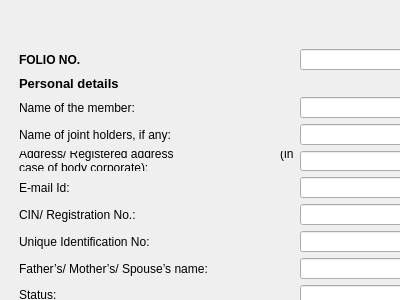
<?xml version="1.0" encoding="UTF-8"?>
<ui version="4.0">
 <class>Form</class>
 <widget class="QWidget" name="Form">
  <property name="geometry">
   <rect>
    <x>0</x>
    <y>0</y>
    <width>400</width>
    <height>300</height>
   </rect>
  </property>
  <property name="windowTitle">
   <string>Form</string>
  </property>
  <widget class="QWidget" name="widget_3" native="true">
   <property name="geometry">
    <rect>
     <x>10</x>
     <y>40</y>
     <width>580</width>
     <height>667</height>
    </rect>
   </property>
   <property name="font">
    <font>
     <stylestrategy>PreferAntialias</stylestrategy>
    </font>
   </property>
   <layout class="QFormLayout" name="formLayout_3">
    <property name="leftMargin">
     <number>9</number>
    </property>
    <property name="topMargin">
     <number>9</number>
    </property>
    <property name="rightMargin">
     <number>9</number>
    </property>
    <property name="bottomMargin">
     <number>9</number>
    </property>
    <item row="0" column="0">
     <widget class="QLabel" name="label_10">
      <property name="font">
       <font>
        <weight>75</weight>
        <bold>true</bold>
        <stylestrategy>PreferAntialias</stylestrategy>
       </font>
      </property>
      <property name="text">
       <string>FOLIO NO.</string>
      </property>
     </widget>
    </item>
    <item row="2" column="0">
     <widget class="QLabel" name="label_11">
      <property name="font">
       <font>
        <pointsize>10</pointsize>
        <weight>75</weight>
        <bold>true</bold>
        <stylestrategy>PreferAntialias</stylestrategy>
       </font>
      </property>
      <property name="text">
       <string>Personal details</string>
      </property>
     </widget>
    </item>
    <item row="3" column="0">
     <widget class="QLabel" name="label_13">
      <property name="font">
       <font>
        <stylestrategy>PreferAntialias</stylestrategy>
       </font>
      </property>
      <property name="text">
       <string>Name of the member:</string>
      </property>
     </widget>
    </item>
    <item row="3" column="1">
     <widget class="QLineEdit" name="lineEdit_6">
      <property name="font">
       <font>
        <stylestrategy>PreferAntialias</stylestrategy>
       </font>
      </property>
     </widget>
    </item>
    <item row="4" column="0">
     <widget class="QLabel" name="label_33">
      <property name="font">
       <font>
        <stylestrategy>PreferAntialias</stylestrategy>
       </font>
      </property>
      <property name="text">
       <string>Name of joint holders, if any:</string>
      </property>
     </widget>
    </item>
    <item row="4" column="1">
     <widget class="QLineEdit" name="lineEdit_7">
      <property name="font">
       <font>
        <stylestrategy>PreferAntialias</stylestrategy>
       </font>
      </property>
     </widget>
    </item>
    <item row="5" column="0">
     <widget class="QLabel" name="label_32">
      <property name="font">
       <font>
        <stylestrategy>PreferAntialias</stylestrategy>
       </font>
      </property>
      <property name="text">
       <string>Address/ Registered address                                (in case of body corporate):</string>
      </property>
      <property name="wordWrap">
       <bool>true</bool>
      </property>
     </widget>
    </item>
    <item row="5" column="1">
     <widget class="QLineEdit" name="lineEdit_8">
      <property name="font">
       <font>
        <stylestrategy>PreferAntialias</stylestrategy>
       </font>
      </property>
     </widget>
    </item>
    <item row="6" column="0">
     <widget class="QLabel" name="label_31">
      <property name="font">
       <font>
        <stylestrategy>PreferAntialias</stylestrategy>
       </font>
      </property>
      <property name="text">
       <string>E-mail Id:</string>
      </property>
     </widget>
    </item>
    <item row="6" column="1">
     <widget class="QLineEdit" name="lineEdit_9">
      <property name="font">
       <font>
        <stylestrategy>PreferAntialias</stylestrategy>
       </font>
      </property>
     </widget>
    </item>
    <item row="7" column="0">
     <widget class="QLabel" name="label_30">
      <property name="font">
       <font>
        <stylestrategy>PreferAntialias</stylestrategy>
       </font>
      </property>
      <property name="text">
       <string>CIN/ Registration No.:</string>
      </property>
     </widget>
    </item>
    <item row="7" column="1">
     <widget class="QLineEdit" name="lineEdit_10">
      <property name="font">
       <font>
        <stylestrategy>PreferAntialias</stylestrategy>
       </font>
      </property>
     </widget>
    </item>
    <item row="8" column="0">
     <widget class="QLabel" name="label_29">
      <property name="font">
       <font>
        <stylestrategy>PreferAntialias</stylestrategy>
       </font>
      </property>
      <property name="text">
       <string>Unique Identification No:</string>
      </property>
     </widget>
    </item>
    <item row="8" column="1">
     <widget class="QLineEdit" name="lineEdit_11">
      <property name="font">
       <font>
        <stylestrategy>PreferAntialias</stylestrategy>
       </font>
      </property>
     </widget>
    </item>
    <item row="9" column="0">
     <widget class="QLabel" name="label_28">
      <property name="font">
       <font>
        <stylestrategy>PreferAntialias</stylestrategy>
       </font>
      </property>
      <property name="text">
       <string>Father’s/ Mother’s/ Spouse’s name:</string>
      </property>
     </widget>
    </item>
    <item row="9" column="1">
     <widget class="QLineEdit" name="lineEdit_12">
      <property name="font">
       <font>
        <stylestrategy>PreferAntialias</stylestrategy>
       </font>
      </property>
     </widget>
    </item>
    <item row="10" column="0">
     <widget class="QLabel" name="label_14">
      <property name="font">
       <font>
        <stylestrategy>PreferAntialias</stylestrategy>
       </font>
      </property>
      <property name="text">
       <string>Status:</string>
      </property>
     </widget>
    </item>
    <item row="10" column="1">
     <widget class="QLineEdit" name="lineEdit_13">
      <property name="font">
       <font>
        <stylestrategy>PreferAntialias</stylestrategy>
       </font>
      </property>
     </widget>
    </item>
    <item row="11" column="0">
     <widget class="QLabel" name="label_15">
      <property name="font">
       <font>
        <stylestrategy>PreferAntialias</stylestrategy>
       </font>
      </property>
      <property name="text">
       <string>Occupation:</string>
      </property>
     </widget>
    </item>
    <item row="11" column="1">
     <widget class="QLineEdit" name="lineEdit_14">
      <property name="font">
       <font>
        <stylestrategy>PreferAntialias</stylestrategy>
       </font>
      </property>
     </widget>
    </item>
    <item row="12" column="0">
     <widget class="QLabel" name="label_16">
      <property name="font">
       <font>
        <stylestrategy>PreferAntialias</stylestrategy>
       </font>
      </property>
      <property name="text">
       <string>PAN No.</string>
      </property>
     </widget>
    </item>
    <item row="12" column="1">
     <widget class="QLineEdit" name="lineEdit_15">
      <property name="font">
       <font>
        <stylestrategy>PreferAntialias</stylestrategy>
       </font>
      </property>
     </widget>
    </item>
    <item row="13" column="0">
     <widget class="QLabel" name="label_17">
      <property name="font">
       <font>
        <stylestrategy>PreferAntialias</stylestrategy>
       </font>
      </property>
      <property name="text">
       <string>Nationality:</string>
      </property>
     </widget>
    </item>
    <item row="13" column="1">
     <widget class="QLineEdit" name="lineEdit_16">
      <property name="font">
       <font>
        <stylestrategy>PreferAntialias</stylestrategy>
       </font>
      </property>
     </widget>
    </item>
    <item row="14" column="0">
     <widget class="QLabel" name="label_18">
      <property name="font">
       <font>
        <stylestrategy>PreferAntialias</stylestrategy>
       </font>
      </property>
      <property name="text">
       <string>In case member is a minor,</string>
      </property>
     </widget>
    </item>
    <item row="15" column="0">
     <widget class="QLabel" name="label_19">
      <property name="font">
       <font>
        <stylestrategy>PreferAntialias</stylestrategy>
       </font>
      </property>
      <property name="text">
       <string>Name of Guardian:</string>
      </property>
      <property name="alignment">
       <set>Qt::AlignLeading|Qt::AlignLeft|Qt::AlignVCenter</set>
      </property>
     </widget>
    </item>
    <item row="15" column="1">
     <widget class="QLineEdit" name="lineEdit_18">
      <property name="font">
       <font>
        <stylestrategy>PreferAntialias</stylestrategy>
       </font>
      </property>
     </widget>
    </item>
    <item row="16" column="0">
     <widget class="QLabel" name="label_20">
      <property name="font">
       <font>
        <stylestrategy>PreferAntialias</stylestrategy>
       </font>
      </property>
      <property name="text">
       <string>Date of birth of minor:</string>
      </property>
     </widget>
    </item>
    <item row="16" column="1">
     <widget class="QLineEdit" name="lineEdit_19">
      <property name="font">
       <font>
        <stylestrategy>PreferAntialias</stylestrategy>
       </font>
      </property>
     </widget>
    </item>
    <item row="17" column="0">
     <widget class="QLabel" name="label_21">
      <property name="font">
       <font>
        <pointsize>11</pointsize>
        <weight>75</weight>
        <bold>true</bold>
        <stylestrategy>PreferAntialias</stylestrategy>
       </font>
      </property>
      <property name="text">
       <string>Details of membership</string>
      </property>
     </widget>
    </item>
    <item row="18" column="0">
     <widget class="QLabel" name="label_22">
      <property name="font">
       <font>
        <stylestrategy>PreferAntialias</stylestrategy>
       </font>
      </property>
      <property name="text">
       <string>Date of becoming member:</string>
      </property>
     </widget>
    </item>
    <item row="18" column="1">
     <widget class="QLineEdit" name="lineEdit_21">
      <property name="font">
       <font>
        <stylestrategy>PreferAntialias</stylestrategy>
       </font>
      </property>
     </widget>
    </item>
    <item row="19" column="0">
     <widget class="QLabel" name="label_23">
      <property name="font">
       <font>
        <stylestrategy>PreferAntialias</stylestrategy>
       </font>
      </property>
      <property name="text">
       <string>Date of declaration under section 89,                    if applicable:</string>
      </property>
      <property name="wordWrap">
       <bool>true</bool>
      </property>
     </widget>
    </item>
    <item row="19" column="1">
     <widget class="QLineEdit" name="lineEdit_22">
      <property name="font">
       <font>
        <stylestrategy>PreferAntialias</stylestrategy>
       </font>
      </property>
     </widget>
    </item>
    <item row="20" column="0">
     <widget class="QLabel" name="label_24">
      <property name="font">
       <font>
        <stylestrategy>PreferAntialias</stylestrategy>
       </font>
      </property>
      <property name="text">
       <string>Name and address of beneficial owner:</string>
      </property>
     </widget>
    </item>
    <item row="20" column="1">
     <widget class="QLineEdit" name="lineEdit_23">
      <property name="font">
       <font>
        <stylestrategy>PreferAntialias</stylestrategy>
       </font>
      </property>
     </widget>
    </item>
    <item row="21" column="0">
     <widget class="QLabel" name="label_25">
      <property name="font">
       <font>
        <stylestrategy>PreferAntialias</stylestrategy>
       </font>
      </property>
      <property name="text">
       <string>Date of receipt of nomination, if applicable:</string>
      </property>
     </widget>
    </item>
    <item row="21" column="1">
     <widget class="QLineEdit" name="lineEdit_24">
      <property name="font">
       <font>
        <stylestrategy>PreferAntialias</stylestrategy>
       </font>
      </property>
     </widget>
    </item>
    <item row="22" column="0">
     <widget class="QLabel" name="label_26">
      <property name="font">
       <font>
        <stylestrategy>PreferAntialias</stylestrategy>
       </font>
      </property>
      <property name="text">
       <string>Name and address of nominee:</string>
      </property>
     </widget>
    </item>
    <item row="22" column="1">
     <widget class="QLineEdit" name="lineEdit_25">
      <property name="font">
       <font>
        <stylestrategy>PreferAntialias</stylestrategy>
       </font>
      </property>
     </widget>
    </item>
    <item row="23" column="0">
     <widget class="QLabel" name="label_27">
      <property name="font">
       <font>
        <stylestrategy>PreferAntialias</stylestrategy>
       </font>
      </property>
      <property name="text">
       <string>No. of shares kept in abeyance, if applicable:</string>
      </property>
     </widget>
    </item>
    <item row="23" column="1">
     <widget class="QLineEdit" name="lineEdit_26">
      <property name="font">
       <font>
        <stylestrategy>PreferAntialias</stylestrategy>
       </font>
      </property>
     </widget>
    </item>
    <item row="24" column="0">
     <widget class="QLabel" name="label_34">
      <property name="font">
       <font>
        <stylestrategy>PreferAntialias</stylestrategy>
       </font>
      </property>
      <property name="text">
       <string>Record of lien on shares, if applicable:</string>
      </property>
     </widget>
    </item>
    <item row="24" column="1">
     <widget class="QLineEdit" name="lineEdit_17">
      <property name="font">
       <font>
        <stylestrategy>PreferAntialias</stylestrategy>
       </font>
      </property>
     </widget>
    </item>
    <item row="25" column="0">
     <widget class="QLabel" name="label_35">
      <property name="font">
       <font>
        <stylestrategy>PreferAntialias</stylestrategy>
       </font>
      </property>
      <property name="text">
       <string>Date of cessation of membership:</string>
      </property>
     </widget>
    </item>
    <item row="25" column="1">
     <widget class="QLineEdit" name="lineEdit_20">
      <property name="font">
       <font>
        <stylestrategy>PreferAntialias</stylestrategy>
       </font>
      </property>
     </widget>
    </item>
    <item row="0" column="1">
     <widget class="QLineEdit" name="lineEdit_27">
      <property name="font">
       <font>
        <stylestrategy>PreferAntialias</stylestrategy>
       </font>
      </property>
     </widget>
    </item>
   </layout>
  </widget>
 </widget>
 <resources/>
 <connections/>
</ui>
